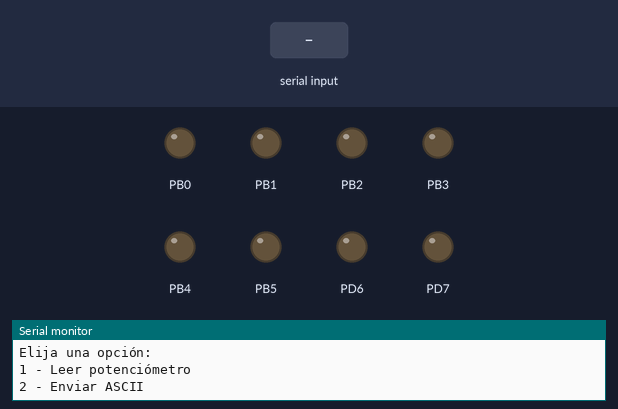
Bench run of a program on a simulated ATmega328P, built with avr-gcc and emulated at 16 MHz. Shown: output pins drawn as LEDs (lit = HIGH), the last lines printed to the serial monitor. The test bench sets the inputs (shaded band).

Above: at 1.2 s.
1.3 s: "1" received over Serial
At 1.9 s:
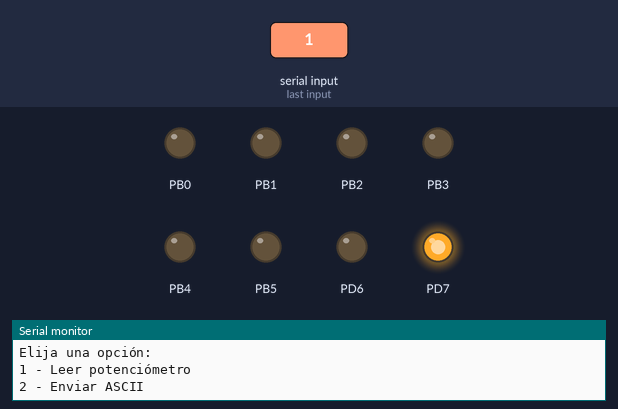
2.8 s: "2" received over Serial
4.3 s: "0" received over Serial
At 5.4 s:
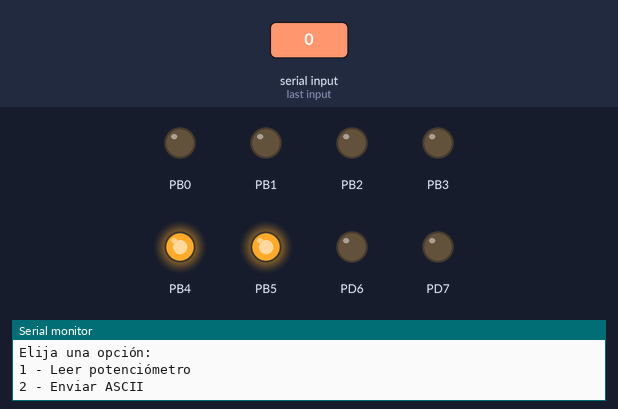
Timing chart, 0 to 7.3 s (numbered marks = the images above; inputs shaded):
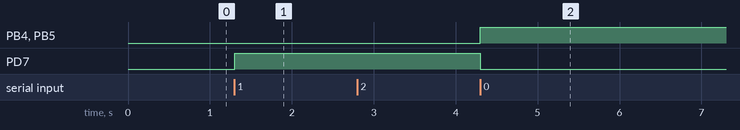

The program:

main.c
```c
/*
 * lab6.c
 *
 * Created: 4/23/2026 12:25:32 PM
 * Author: Andrés Barrientos
 * Description:
 */
/****************************************/
// Encabezado (Libraries)
#define F_CPU 16000000
#include <avr/io.h>
#include <stdint.h>
#include <avr/interrupt.h>

/****************************************/
// Function prototypes
void setup(void);
void UART_init(void);
void UART_sendChar(char caracter);
char UART_readChar(void);
void mostrarASCII(uint8_t dato);
void cadena(char txt[]);
void ADC_init(void);
void mostrarMenu(void);
uint8_t ADC_read(uint8_t canal);
void enviar_numero(uint8_t valor);

volatile uint8_t received_RX = 0;
volatile uint8_t dato_nuevo = 0;
volatile uint8_t modo_ascii = 0;

/****************************************/
// Main Function
int main(void)
{
	setup();

	// parte 1: enviar un caracter una vez al encender
	//UART_sendChar('A'); //(prelab)
	//cadena("Pongan drop dead gracias"); //(lab)

	mostrarMenu();

	while (1)
	{
		/*paete 2: recibir un caracter y mostrarlo en los leds
		char recibido = UART_readChar();
		mostrarASCII((uint8_t)recibido);*/ //esto era main del prelab

		if (dato_nuevo)
		{
			dato_nuevo = 0;			//reseteamos la bandera
			if (modo_ascii == 0)
			{
				if (received_RX == '1')
				{
					uint8_t valor_ADC = ADC_read(0);
					mostrarASCII(valor_ADC);

					cadena("\r\n El valor del potenciómetro (0 - 255) es: \r\n");
					enviar_numero(valor_ADC);
					cadena("\r\n");

					mostrarMenu();
				}
				else if (received_RX == '2')
				{
					modo_ascii = 1;
					cadena("\r\n Ingrese un caracter: \r\n");
				}
				else
				{
					cadena("\r\n Opción no válida\r\n");
					mostrarMenu();
				}
			}
			else
			{
				mostrarASCII(received_RX);

				cadena("\r\n Caracter recibido: ");
				UART_sendChar(received_RX);
				cadena("\r\n");

				modo_ascii = 0;
				mostrarMenu();
			}
		}

	}
}

/****************************************/
// NON-Interrupt subroutines
void setup(void)
{
	DDRB |= 0x3F;		// PB0-PB5 como salida
	DDRD |= ((1 << DDD6) | (1 << DDD7));		// PD6 Y PD7

	PORTB &= ~0x3F;
	PORTD &= ~((1 << PORTD6) | (1 << PORTD7));

	cli();
	ADC_init();
	sei();

	UART_init();
}

void UART_init(void)
{

	// 9600 baudios para 16MHz
	UBRR0H = 0;
	UBRR0L = 103;

	UCSR0A = 0;
	UCSR0B = (1 << RXCIE0) | (1 << RXEN0) | (1 << TXEN0);		//habilitamos la transmision y recepcion, interrupcion al recibir dato
	UCSR0C = (1 << UCSZ01) | (1 << UCSZ00);		//datos de 8 bits
}

void UART_sendChar(char caracter)
{
	while (!(UCSR0A & (1 << UDRE0)));			//espera hasta que el registro de transmision este listo
	UDR0 = caracter;
}

char UART_readChar(void)
{
	while (!(UCSR0A & (1 << RXC0)));
	return UDR0;
}

void cadena(char txt[])
{
	uint8_t i=0;

	while (txt[i] != '\0')
	{
		UART_sendChar(txt[i]);
		i++;
	}


}

void mostrarASCII(uint8_t dato)
{
	// bits 0-5 a PB0-PB5
	PORTB = (PORTB & 0xC0) | (dato & 0x3F);

	// bits 6-7 a PD6-PD7
	PORTD = (PORTD & 0x3F) | (dato & 0xC0);
}

void ADC_init(void)
{
	ADMUX |= (1 << REFS0);			// ref avcc
	ADCSRA |= ((1 << ADEN) | (1 << ADPS2) | (1 << ADPS1) | (1 << ADPS0));		//habilita adc, prescaler 128
}

void mostrarMenu(void)
{
	cadena("Elija una opción:\r\n");
	cadena("1 - Leer potenciómetro\r\n");
	cadena("2 - Enviar ASCII\r\n");
}

uint8_t ADC_read(uint8_t canal)
{
	ADMUX = (ADMUX & 0xF0) | (canal & 0x0F);
	ADCSRA |= (1 << ADSC);
	while (ADCSRA & (1 << ADSC));
	return ADC >> 2;			//solo 8 bits
}

void enviar_numero(uint8_t valor)
{
	if (valor >= 100)
	{
		UART_sendChar('0' + (valor/100));
	}
	if (valor >= 10)
	{
		UART_sendChar('0' + ((valor / 10) % 10));
	}
	UART_sendChar('0' + (valor % 10)); //entender bien esto
}

/****************************************/
// Interrupt routines
ISR(USART_RX_vect)
{
	received_RX = UDR0;
	dato_nuevo = 1;			//lo usamos como bandera
}
```

Measured:
- after the input at 1.3 s, PD7: LOW → HIGH at once
- after the input at 4.3 s, PB4, PB5: LOW → HIGH at once; PD7: HIGH → LOW at once
